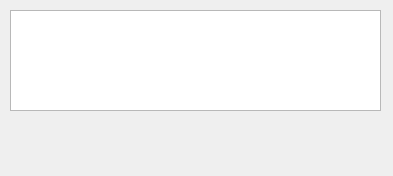
<?xml version="1.0" encoding="UTF-8"?>
<ui version="4.0">
 <class>Dialog</class>
 <widget class="QDialog" name="Dialog">
  <property name="geometry">
   <rect>
    <x>0</x>
    <y>0</y>
    <width>393</width>
    <height>176</height>
   </rect>
  </property>
  <property name="windowTitle">
   <string>Dialog</string>
  </property>
  <widget class="QPlainTextEdit" name="plainTextEdit">
   <property name="geometry">
    <rect>
     <x>10</x>
     <y>10</y>
     <width>371</width>
     <height>101</height>
    </rect>
   </property>
  </widget>
 </widget>
 <resources/>
 <connections/>
</ui>
